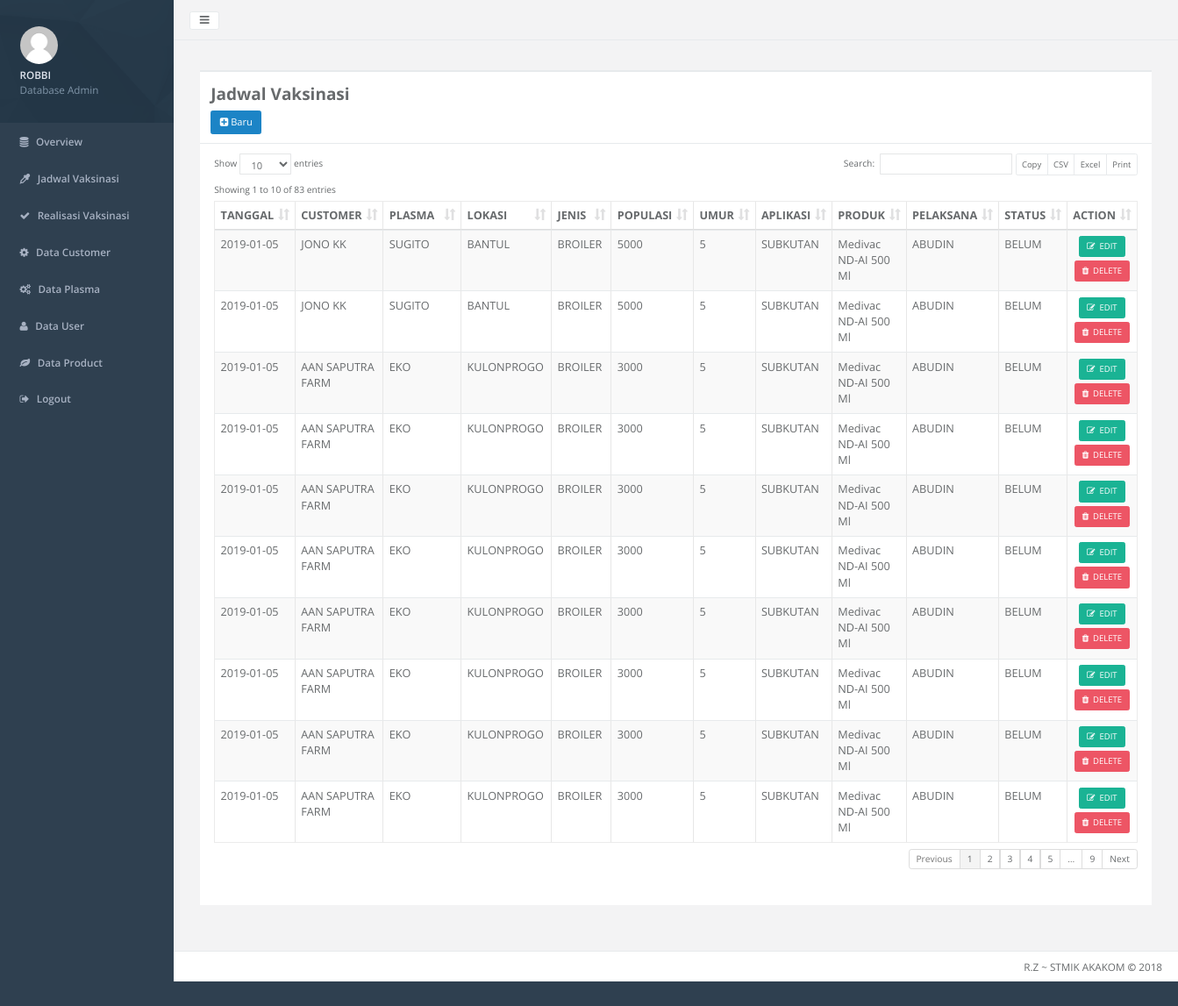
The page /_admin/home.php?hal=vaksinasi-data (signed in) on the database its author committed.
### tables this page shows
CREATE TABLE IF NOT EXISTS `vaksinasi` (
`vacid` int(255) NOT NULL,
  `plasmacode` int(8) NOT NULL,
  `stockcode` varchar(8) NOT NULL,
  `pelaksana` int(8) NOT NULL,
  `tanggal` date NOT NULL,
  `jenis` enum('LAYER','BROILER','PEJANTAN','BREEDING','BEBEK') NOT NULL,
  `populasi` int(8) NOT NULL,
  `umur` int(4) NOT NULL,
  `aplikasi` enum('SUBKUTAN','IM-DADA','IM-PAHA','T-MATA','T-MULUT','T-HIDUNG','MINUM','SPRAY','SAYAP') NOT NULL,
  `status` enum('BELUM','SUDAH') NOT NULL DEFAULT 'BELUM',
  `donumber` varchar(16) DEFAULT NULL,
  `batch` varchar(16) DEFAULT NULL,
  `kmstart` int(8) DEFAULT NULL,
  `kmfinish` int(8) DEFAULT NULL,
  `remark` text,
  `reschedule` enum('A','B','C','D','E','F','G','H') DEFAULT NULL,
  `newdate` date DEFAULT NULL,
  `cancel` enum('1','2','3','4') DEFAULT NULL
);

CREATE TABLE IF NOT EXISTS `customer` (
  `custcode` char(5) NOT NULL,
  `custname` varchar(32) NOT NULL,
  `category` enum('PS','Farm','KK','KL','KN') NOT NULL,
  `salesman` varchar(3) NOT NULL
);

CREATE TABLE IF NOT EXISTS `plasma` (
`plasmacode` int(8) NOT NULL,
  `custcode` varchar(5) NOT NULL,
  `plasmaname` varchar(32) NOT NULL,
  `address` varchar(128) NOT NULL,
  `city` varchar(32) NOT NULL,
  `area` enum('DK','LK') NOT NULL,
  `phone` varchar(16) NOT NULL
);

CREATE TABLE IF NOT EXISTS `product` (
  `stockcode` varchar(8) NOT NULL,
  `productname` varchar(32) NOT NULL,
  `productline` enum('BP','PP') NOT NULL,
  `package` varchar(16) NOT NULL
);

CREATE TABLE IF NOT EXISTS `user` (
`uid` int(8) NOT NULL,
  `username` varchar(32) NOT NULL,
  `password` varchar(16) NOT NULL,
  `role` enum('admin','koordinator','vaksinator') NOT NULL,
  `token` text NOT NULL
);

### _admin/vaksinasi-data.php (the view, shortened to what this page needs)
<div class="wrapper wrapper-content animated fadeInRight" style="zoom: 0.88;">
    <div class="row">
        <div class="col-lg-12">
            <div class="ibox float-e-margins">
                <div class="ibox-title">
                    <h2><b>Jadwal Vaksinasi</b></h2>
                    <a class="btn btn-success" href="home.php?hal=vaksinasi-tambah"><i class="fa fa-plus-square"></i>&nbsp;Baru</a>
                </div>
                <div class="ibox-content">
                    <div class="table-responsive">
                        <table class="table table-striped table-bordered table-hover dataTables-examples" >
                            <thead>
                                <tr>
                                    <th>TANGGAL</th>
                                    <th>CUSTOMER</th>
                                    <th>PLASMA</th>
                                    <th>LOKASI</th>
                                    <th>JENIS</th>
                                    <th>POPULASI</th>
                                    <th>UMUR</th>
                                    <th>APLIKASI</th>
                                    <th>PRODUK</th>
                                    <th>PELAKSANA</th>
                                    <th>STATUS</th>
                                    <th>ACTION</th>
                                </tr>
                            </thead>
                            <tbody>
                            <?php
                            include '../koneksi.php';
                            $sql = "SELECT * FROM vaksinasi,user,product,plasma,customer WHERE vaksinasi.pelaksana = user.uid AND vaksinasi.stockcode=product.stockcode AND vaksinasi.plasmacode = plasma.plasmacode AND plasma.custcode = customer.custcode AND vaksinasi.reschedule IS NULL AND vaksinasi.cancel IS NULL ORDER BY tanggal DESC";
                            $query = mysqli_query($kon, $sql);
                            while ($row = mysqli_fetch_array($query)) {
                            ?>
                                <tr>
                                    <td><?php echo $row['tanggal'];?></td>
                                    <td><?php echo $row['custname'];?></td>
                                    <td><?php echo $row['plasmaname'];?></td>
                                    <td><?php echo $row['city'];?></td>
                                    <td><?php echo $row['jenis'];?></td>
                                    <td><?php echo $row['populasi'];?></td>
                                    <td><?php echo $row['umur'];?></td>
                                    <td><?php echo $row['aplikasi'];?></td>
                                    <td><?php echo $row['productname'];?></td>
                                    <td><?php echo $row['username'];?></td>
                                    <td><?php echo $row['status'];?></td>
                                    <td class="center">
                                        <center>
                                            <a class="btn btn-sm btn-primary" href="home.php?hal=vaksinasi-edit&vacid=<?php echo $row['vacid']?>" title="Edit"><i class="fa fa-edit"></i>&nbsp EDIT</a>
                                            <a class="btn btn-sm btn-danger" href="home.php?hal=vaksinasi-hapus&vacid=<?php echo $row['vacid']?>" title="Delete" onclick="return confirm('Apakah Anda Mau Menghapus Jadwal Vaksinasi Ini')"><i class="fa fa-trash"></i>&nbsp DELETE</a>
                                        </center>
                                    </td>
                                </tr>
                            <?php } ?>
                            </tbody>
                        </table>
                    </div>
                </div>
            </div>
        </div>
    </div>
</div>

### rows shown on the page
vaksinasi: tanggal "2019-01-05", customer.custname "JONO KK", plasma.plasmaname "SUGITO", plasma.city "BANTUL", jenis "BROILER", populasi "5000", umur "5", aplikasi "SUBKUTAN", product.productname "Medivac ND-AI 500 Ml", user.username "ABUDIN", status "BELUM"
vaksinasi: tanggal "2019-01-05", customer.custname "JONO KK", plasma.plasmaname "SUGITO", plasma.city "BANTUL", jenis "BROILER", populasi "5000", umur "5", aplikasi "SUBKUTAN", product.productname "Medivac ND-AI 500 Ml", user.username "ABUDIN", status "BELUM"
vaksinasi: tanggal "2019-01-05", customer.custname "AAN SAPUTRA FARM", plasma.plasmaname "EKO", plasma.city "KULONPROGO", jenis "BROILER", populasi "3000", umur "5", aplikasi "SUBKUTAN", product.productname "Medivac ND-AI 500 Ml", user.username "ABUDIN", status "BELUM"
vaksinasi: tanggal "2019-01-05", customer.custname "AAN SAPUTRA FARM", plasma.plasmaname "EKO", plasma.city "KULONPROGO", jenis "BROILER", populasi "3000", umur "5", aplikasi "SUBKUTAN", product.productname "Medivac ND-AI 500 Ml", user.username "ABUDIN", status "BELUM"
vaksinasi: tanggal "2019-01-05", customer.custname "AAN SAPUTRA FARM", plasma.plasmaname "EKO", plasma.city "KULONPROGO", jenis "BROILER", populasi "3000", umur "5", aplikasi "SUBKUTAN", product.productname "Medivac ND-AI 500 Ml", user.username "ABUDIN", status "BELUM"
vaksinasi: tanggal "2019-01-05", customer.custname "AAN SAPUTRA FARM", plasma.plasmaname "EKO", plasma.city "KULONPROGO", jenis "BROILER", populasi "3000", umur "5", aplikasi "SUBKUTAN", product.productname "Medivac ND-AI 500 Ml", user.username "ABUDIN", status "BELUM"
vaksinasi: tanggal "2019-01-05", customer.custname "AAN SAPUTRA FARM", plasma.plasmaname "EKO", plasma.city "KULONPROGO", jenis "BROILER", populasi "3000", umur "5", aplikasi "SUBKUTAN", product.productname "Medivac ND-AI 500 Ml", user.username "ABUDIN", status "BELUM"
vaksinasi: tanggal "2019-01-05", customer.custname "AAN SAPUTRA FARM", plasma.plasmaname "EKO", plasma.city "KULONPROGO", jenis "BROILER", populasi "3000", umur "5", aplikasi "SUBKUTAN", product.productname "Medivac ND-AI 500 Ml", user.username "ABUDIN", status "BELUM"
vaksinasi: tanggal "2019-01-05", customer.custname "AAN SAPUTRA FARM", plasma.plasmaname "EKO", plasma.city "KULONPROGO", jenis "BROILER", populasi "3000", umur "5", aplikasi "SUBKUTAN", product.productname "Medivac ND-AI 500 Ml", user.username "ABUDIN", status "BELUM"
vaksinasi: tanggal "2019-01-05", customer.custname "AAN SAPUTRA FARM", plasma.plasmaname "EKO", plasma.city "KULONPROGO", jenis "BROILER", populasi "3000", umur "5", aplikasi "SUBKUTAN", product.productname "Medivac ND-AI 500 Ml", user.username "ABUDIN", status "BELUM"

### other values the page prints
substr($username, 0, 30) "ROBBI"
